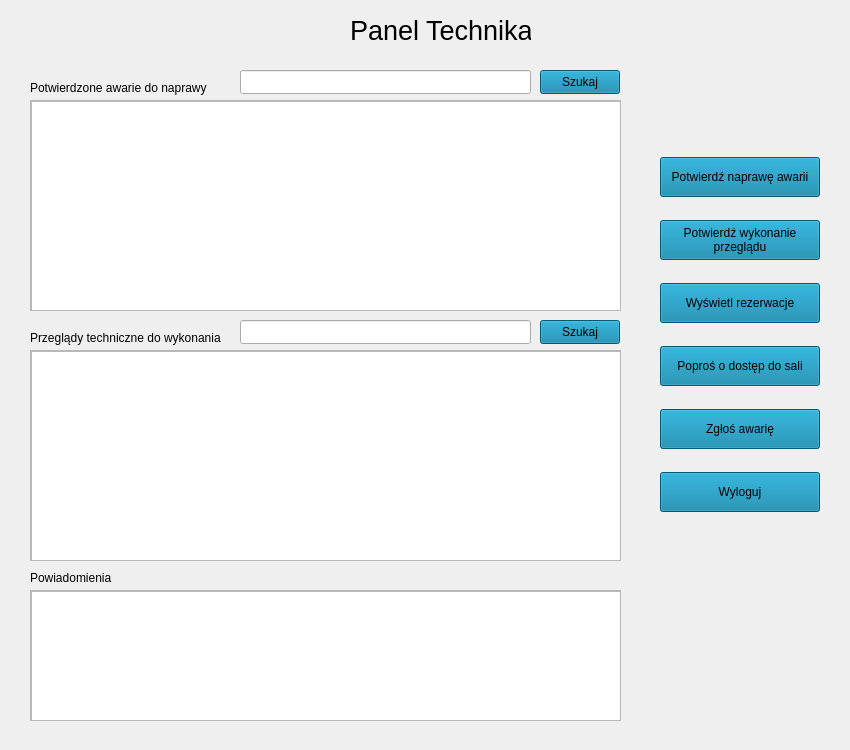
<?xml version="1.0" encoding="UTF-8"?>
<ui version="4.0">
 <class>Panel_technika</class>
 <widget class="QWidget" name="Panel_technika">
  <property name="geometry">
   <rect>
    <x>0</x>
    <y>0</y>
    <width>850</width>
    <height>750</height>
   </rect>
  </property>
  <property name="windowTitle">
   <string>Form</string>
  </property>
  <widget class="QPushButton" name="potwierdz_naprawe_awarii">
   <property name="geometry">
    <rect>
     <x>660</x>
     <y>157</y>
     <width>160</width>
     <height>40</height>
    </rect>
   </property>
   <property name="styleSheet">
    <string notr="true">background-color: rgb(0, 124, 163);</string>
   </property>
   <property name="text">
    <string>Potwierdź naprawę awarii</string>
   </property>
  </widget>
  <widget class="QPushButton" name="potwierdz_przeglad">
   <property name="geometry">
    <rect>
     <x>660</x>
     <y>220</y>
     <width>160</width>
     <height>40</height>
    </rect>
   </property>
   <property name="styleSheet">
    <string notr="true">background-color: rgb(0, 124, 163);</string>
   </property>
   <property name="text">
    <string>Potwierdź wykonanie 
przeglądu</string>
   </property>
  </widget>
  <widget class="QPushButton" name="wyswietl_rezerwacje">
   <property name="geometry">
    <rect>
     <x>660</x>
     <y>283</y>
     <width>160</width>
     <height>40</height>
    </rect>
   </property>
   <property name="styleSheet">
    <string notr="true">background-color: rgb(0, 124, 163);</string>
   </property>
   <property name="text">
    <string>Wyświetl rezerwacje</string>
   </property>
  </widget>
  <widget class="QPushButton" name="popros_o_dostep">
   <property name="geometry">
    <rect>
     <x>660</x>
     <y>346</y>
     <width>160</width>
     <height>40</height>
    </rect>
   </property>
   <property name="styleSheet">
    <string notr="true">background-color: rgb(0, 124, 163);</string>
   </property>
   <property name="text">
    <string>Poproś o dostęp do sali</string>
   </property>
  </widget>
  <widget class="QPushButton" name="zglos_awarie">
   <property name="geometry">
    <rect>
     <x>660</x>
     <y>409</y>
     <width>160</width>
     <height>40</height>
    </rect>
   </property>
   <property name="styleSheet">
    <string notr="true">background-color: rgb(0, 124, 163);</string>
   </property>
   <property name="text">
    <string>Zgłoś awarię</string>
   </property>
  </widget>
  <widget class="QPushButton" name="wyloguj">
   <property name="geometry">
    <rect>
     <x>660</x>
     <y>472</y>
     <width>160</width>
     <height>40</height>
    </rect>
   </property>
   <property name="styleSheet">
    <string notr="true">background-color: rgb(0, 124, 163);</string>
   </property>
   <property name="text">
    <string>Wyloguj</string>
   </property>
  </widget>
  <widget class="QLabel" name="label_4">
   <property name="geometry">
    <rect>
     <x>350</x>
     <y>10</y>
     <width>181</width>
     <height>41</height>
    </rect>
   </property>
   <property name="font">
    <font>
     <pointsize>20</pointsize>
    </font>
   </property>
   <property name="text">
    <string>Panel Technika</string>
   </property>
  </widget>
  <widget class="QLabel" name="label">
   <property name="geometry">
    <rect>
     <x>30</x>
     <y>80</y>
     <width>181</width>
     <height>16</height>
    </rect>
   </property>
   <property name="text">
    <string>Potwierdzone awarie do naprawy</string>
   </property>
  </widget>
  <widget class="QScrollArea" name="scrollArea">
   <property name="geometry">
    <rect>
     <x>30</x>
     <y>100</y>
     <width>591</width>
     <height>211</height>
    </rect>
   </property>
   <property name="widgetResizable">
    <bool>true</bool>
   </property>
   <widget class="QWidget" name="scrollAreaWidgetContents">
    <property name="geometry">
     <rect>
      <x>0</x>
      <y>0</y>
      <width>589</width>
      <height>209</height>
     </rect>
    </property>
    <widget class="QListWidget" name="listWidget">
     <property name="geometry">
      <rect>
       <x>0</x>
       <y>0</y>
       <width>591</width>
       <height>211</height>
      </rect>
     </property>
    </widget>
   </widget>
  </widget>
  <widget class="QLabel" name="label_2">
   <property name="geometry">
    <rect>
     <x>30</x>
     <y>330</y>
     <width>201</width>
     <height>16</height>
    </rect>
   </property>
   <property name="text">
    <string>Przeglądy techniczne do wykonania</string>
   </property>
  </widget>
  <widget class="QScrollArea" name="scrollArea_2">
   <property name="geometry">
    <rect>
     <x>30</x>
     <y>350</y>
     <width>591</width>
     <height>211</height>
    </rect>
   </property>
   <property name="widgetResizable">
    <bool>true</bool>
   </property>
   <widget class="QWidget" name="scrollAreaWidgetContents_2">
    <property name="geometry">
     <rect>
      <x>0</x>
      <y>0</y>
      <width>589</width>
      <height>209</height>
     </rect>
    </property>
    <widget class="QListWidget" name="listWidget_2">
     <property name="geometry">
      <rect>
       <x>0</x>
       <y>0</y>
       <width>591</width>
       <height>211</height>
      </rect>
     </property>
    </widget>
   </widget>
  </widget>
  <widget class="QLabel" name="label_3">
   <property name="geometry">
    <rect>
     <x>30</x>
     <y>570</y>
     <width>201</width>
     <height>16</height>
    </rect>
   </property>
   <property name="text">
    <string>Powiadomienia</string>
   </property>
  </widget>
  <widget class="QScrollArea" name="scrollArea_3">
   <property name="geometry">
    <rect>
     <x>30</x>
     <y>590</y>
     <width>591</width>
     <height>131</height>
    </rect>
   </property>
   <property name="widgetResizable">
    <bool>true</bool>
   </property>
   <widget class="QWidget" name="scrollAreaWidgetContents_3">
    <property name="geometry">
     <rect>
      <x>0</x>
      <y>0</y>
      <width>589</width>
      <height>129</height>
     </rect>
    </property>
    <widget class="QListWidget" name="listWidget_3">
     <property name="geometry">
      <rect>
       <x>0</x>
       <y>0</y>
       <width>591</width>
       <height>131</height>
      </rect>
     </property>
    </widget>
   </widget>
  </widget>
  <widget class="QPushButton" name="szukaj_awarie_do_naprawy">
   <property name="geometry">
    <rect>
     <x>540</x>
     <y>70</y>
     <width>80</width>
     <height>24</height>
    </rect>
   </property>
   <property name="styleSheet">
    <string notr="true">background-color: rgb(0, 124, 163);</string>
   </property>
   <property name="text">
    <string>Szukaj</string>
   </property>
  </widget>
  <widget class="QLineEdit" name="lineEdit">
   <property name="geometry">
    <rect>
     <x>240</x>
     <y>70</y>
     <width>291</width>
     <height>24</height>
    </rect>
   </property>
  </widget>
  <widget class="QLineEdit" name="lineEdit_2">
   <property name="geometry">
    <rect>
     <x>240</x>
     <y>320</y>
     <width>291</width>
     <height>24</height>
    </rect>
   </property>
  </widget>
  <widget class="QPushButton" name="szukaj_przeglady_do_wykonania">
   <property name="geometry">
    <rect>
     <x>540</x>
     <y>320</y>
     <width>80</width>
     <height>24</height>
    </rect>
   </property>
   <property name="styleSheet">
    <string notr="true">background-color: rgb(0, 124, 163);</string>
   </property>
   <property name="text">
    <string>Szukaj</string>
   </property>
  </widget>
 </widget>
 <resources/>
 <connections/>
</ui>
